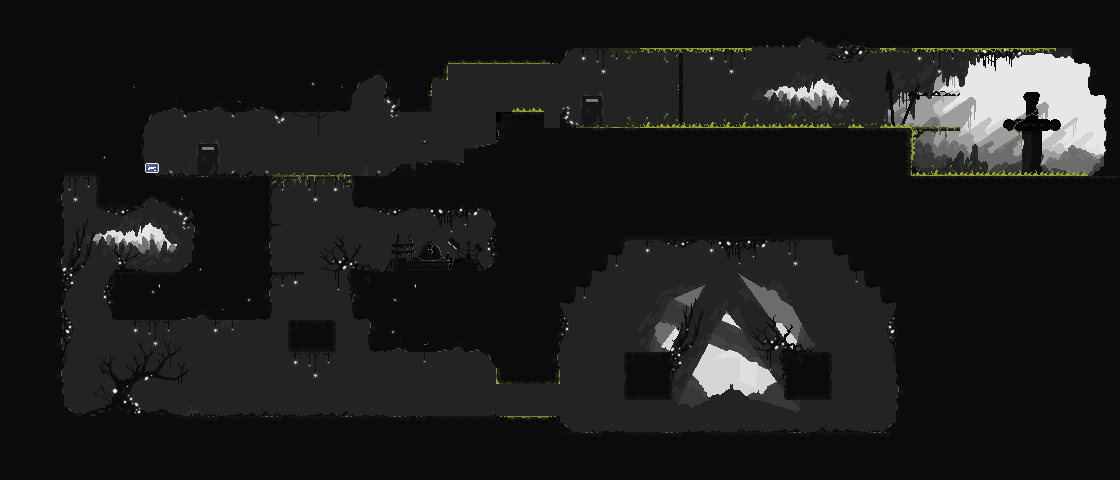

The image is a tile-based game level rendered from a .tmx file. Its description and source (layers, tilesets, objects; grid data summarised) follow:
An orthogonal 70x30 tile map with 16x16 px tiles, 7 tile layers (background, Cave in Wall, behind tiles, tiles, ...), 9 tilesets and 83 objects (34x TOP, 18x RIGHT, 14x BOT, 7x LEFT, 5x PLATFORM, ...).

<map version="1.10" tiledversion="1.10.0" orientation="orthogonal" renderorder="right-down" width="70" height="30" tilewidth="16" tileheight="16" infinite="0" nextlayerid="18" nextobjectid="91">
 <tileset firstgid="1" source="version2 16x16.tsx" />
 <tileset firstgid="225" name="Treew" tilewidth="16" tileheight="16" tilecount="891" columns="27">
  <image source="Tree Tileset4.png" width="432" height="540" />
 </tileset>
 <tileset firstgid="1116" name="Gun Merchant" tilewidth="108" tileheight="39" tilecount="20" columns="1">
  <image source="Gun Merchant.png" width="108" height="780" />
  <tile id="0">
   <animation>
    <frame tileid="0" duration="50" />
    <frame tileid="1" duration="50" />
    <frame tileid="2" duration="50" />
    <frame tileid="3" duration="50" />
    <frame tileid="4" duration="50" />
    <frame tileid="5" duration="50" />
    <frame tileid="6" duration="50" />
    <frame tileid="7" duration="50" />
    <frame tileid="8" duration="50" />
    <frame tileid="9" duration="50" />
    <frame tileid="10" duration="50" />
    <frame tileid="11" duration="50" />
    <frame tileid="12" duration="50" />
    <frame tileid="13" duration="50" />
    <frame tileid="14" duration="50" />
    <frame tileid="15" duration="50" />
    <frame tileid="16" duration="50" />
    <frame tileid="17" duration="50" />
    <frame tileid="18" duration="50" />
    <frame tileid="19" duration="50" />
   </animation>
  </tile>
 </tileset>
 <tileset firstgid="1136" name="Tileset Add on" tilewidth="16" tileheight="16" tilecount="576" columns="24">
  <image source="Tileset Add on.png" width="384" height="384" />
 </tileset>
 <tileset firstgid="1712" name="Small Cave 3" tilewidth="16" tileheight="16" tilecount="40" columns="8">
  <image source="Small Cave 3.png" width="129" height="91" />
 </tileset>
 <tileset firstgid="1752" name="Flatten" tilewidth="16" tileheight="16" tilecount="228" columns="19">
  <image source="Flatten.png" width="313" height="192" />
 </tileset>
 <tileset firstgid="1980" name="Flatten Image1" tilewidth="16" tileheight="16" tilecount="228" columns="19">
  <image source="Flatten Image1.png" width="313" height="192" />
 </tileset>
 <tileset firstgid="2208" name="version 2 16x16" tilewidth="16" tileheight="16" tilecount="224" columns="14">
  <image source="DARK Edition Tileset No background - version2.png" width="224" height="256" />
 </tileset>
 <tileset firstgid="2432" name="objects" tilewidth="16" tileheight="16" tilecount="350" columns="14">
  <image source="items.png" width="224" height="400" />
  <tile id="3">
   <animation>
    <frame tileid="0" duration="100" />
    <frame tileid="1" duration="100" />
    <frame tileid="2" duration="100" />
    <frame tileid="3" duration="100" />
   </animation>
  </tile>
  <tile id="322">
   <properties>
    <property name="name" value="spell0" />
   </properties>
   <animation>
    <frame tileid="322" duration="100" />
    <frame tileid="323" duration="100" />
    <frame tileid="324" duration="100" />
    <frame tileid="325" duration="100" />
    <frame tileid="326" duration="100" />
    <frame tileid="327" duration="100" />
    <frame tileid="328" duration="100" />
    <frame tileid="329" duration="100" />
    <frame tileid="330" duration="100" />
    <frame tileid="331" duration="100" />
   </animation>
  </tile>
 </tileset>
 <layer id="2" name="background" width="70" height="30">
  <data>[2100 cells, 2083 non-empty, 230 distinct tile ids]</data>
 </layer>
 <layer id="12" name="Cave in Wall" width="70" height="30">
  <data>[2100 cells, 299 non-empty, 241 distinct tile ids]</data>
 </layer>
 <layer id="3" name="behind tiles" width="70" height="30">
  <data>[2100 cells, 580 non-empty, 113 distinct tile ids]</data>
 </layer>
 <layer id="1" name="tiles" width="70" height="30">
  <data>[2100 cells, 1684 non-empty, 155 distinct tile ids]</data>
 </layer>
 <layer id="4" name="light on top" width="70" height="30">
  <data>[2100 cells, 175 non-empty, 73 distinct tile ids]</data>
 </layer>
 <layer id="11" name="Trees" width="70" height="30">
  <data>[2100 cells, 895 non-empty, 207 distinct tile ids]</data>
 </layer>
 <layer id="13" name="visualItemLayer" width="70" height="30">
  <data>[2100 cells, 1 non-empty, 1 distinct tile ids]</data>
 </layer>
 <objectgroup id="14" name="patrols">
  <object id="25" name="PATROL" x="571.417" y="420.083">
   <properties>
    <property name="duplicateIndex" value="0" />
    <property name="entityTypeIndex" value="2" />
    <property name="pathIndex" value="0" />
   </properties>
  </object>
  <object id="26" name="PATROL" x="885.833" y="419.167">
   <properties>
    <property name="duplicateIndex" value="0" />
    <property name="entityTypeIndex" value="2" />
    <property name="pathIndex" value="1" />
   </properties>
  </object>
 </objectgroup>
 <objectgroup id="15" name="spawns">
  <object id="24" name="SPAWN" x="650.205" y="417.455">
   <properties>
    <property name="duplicateIndex" value="0" />
    <property name="entityTypeIndex" value="2" />
   </properties>
  </object>
 </objectgroup>
 <objectgroup id="16" name="blocks">
  <object id="2" name="TOP" x="0" y="0.375" width="1088.38" height="47.625" />
  <object id="3" name="LEFT" x="0.5" y="49" width="62.3864" height="431.5" />
  <object id="4" name="BOT" x="62.9773" y="417" width="434.399" height="62.25" />
  <object id="5" name="RIGHT" x="897.273" y="236" width="222.477" height="195" />
  <object id="6" name="RIGHT" x="1089.17" y="0.125" width="30.9583" height="94.1667" />
  <object id="7" name="TOP" x="115.773" y="294.591" width="149.318" height="24.7273" />
  <object id="8" name="LEFT" x="242.591" y="183.364" width="28.9091" height="80.6364" />
  <object id="9" name="BOT" x="144.136" y="175.457" width="48.9941" height="14.0435" />
  <object id="10" name="TOP" x="60.5" y="48.2727" width="35.5" height="126.364" />
  <object id="11" name="TOP" x="143" y="50.5" width="204" height="53" />
  <object id="12" name="BOT" x="400" y="164.875" width="63.5" height="41.125" />
  <object id="13" name="TOP" x="563" y="187" width="333.5" height="50" />
  <object id="14" name="LEFT" x="537" y="232.25" width="22.75" height="151.92" />
  <object id="15" name="BOT" x="351.898" y="272.256" width="149.398" height="3.61932" />
  <object id="16" name="PLATFORM" x="627" y="356.5" width="47" height="43" />
  <object id="17" name="PLATFORM" x="782.5" y="351.5" width="47.5" height="45" />
  <object id="18" name="BOT" x="464.25" y="146.375" width="41.625" height="56.75" />
  <object id="19" name="BOT" x="116" y="271.818" width="149.091" height="22.1818" />
  <object id="20" name="TOP" x="102.727" y="173.813" width="41.2102" height="34.1875" />
  <object id="21" name="LEFT" x="96.5455" y="48.2273" width="47.1818" height="125.5" />
  <object id="22" name="BOT" x="560.75" y="127.75" width="346.75" height="54.75" />
  <object id="23" name="PLATFORM" x="288.217" y="320.109" width="47.413" height="31.3913" />
  <object id="27" name="RIGHT" x="351.75" y="276.125" width="22.5625" height="43.0625" />
  <object id="28" name="RIGHT" x="368.938" y="320.063" width="5.8125" height="26.125" />
  <object id="29" name="TOP" x="370" y="346.875" width="24.5625" height="3.8125" />
  <object id="30" name="TOP" x="394.5" y="342.063" width="10.5" height="3.9375" />
  <object id="31" name="TOP" x="404.688" y="346.625" width="37.1875" height="5.1875" />
  </objectgroup>
 <objectgroup id="17" name="items">
  <!-- 1 objects omitted --></objectgroup>
</map>
<!-- 53 of 83 objects omitted -->
